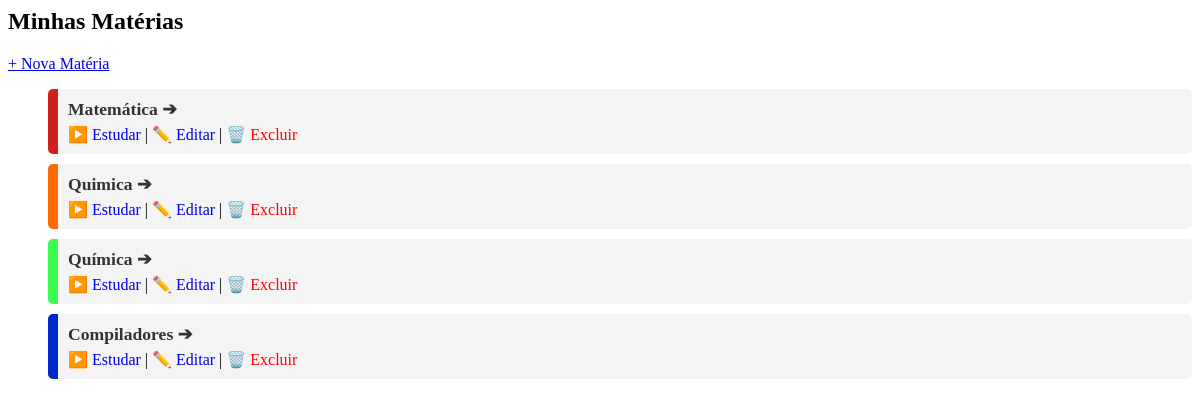
Page /materias/ on the earlier database version.
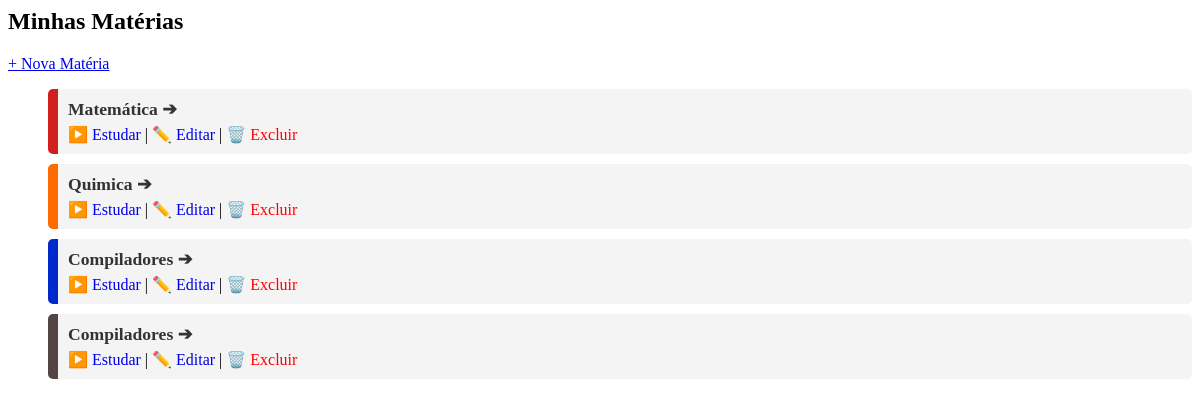
Same page on the later database version.
### subjects/models.py (models this page shows, shortened)
class Subject(models.Model):
    user = models.ForeignKey(User, on_delete=models.CASCADE) # Vincula ao usuário
    name = models.CharField(max_length=100) # Nome da matéria (ex: Física 3)
    created_at = models.DateTimeField(auto_now_add=True)
    color = models.CharField(max_length=7, default="#808080")

### subjects/views.py (the view)
# urls.py: path('', views.lista_materias, name='lista_materias'),
def lista_materias(request):
    materias = Subject.objects.all()
    return render(request, 'subjects/lista_materias.html', {'materias': materias})

### subjects/templates/subjects/lista_materias.html
<h2>Minhas Matérias</h2>
<a href="{% url 'nova_materia' %}">+ Nova Matéria</a>
<ul>
    {% for materia in materias %}
    <li style="border-left: 10px solid {{ materia.color }}; padding: 10px; margin: 10px 0; list-style: none; background-color: #f4f4f4; border-radius: 5px;">
        <a href="{% url 'materia_detalhes' materia.id %}" style="text-decoration: none; color: #333; font-size: 1.1em; font-weight: bold;">
            {{ materia.name }} ➔
        </a>
        <br>
        <div style="margin-top: 5px;">
            <a href="{% url 'sessao_revisao' materia.id %}" style="text-decoration: none;">▶️ Estudar</a> |
            <a href="{% url 'editar_materia' materia.id %}" style="text-decoration: none;">✏️ Editar</a> |
            <a href="{% url 'excluir_materia' materia.id %}" style="color: red; text-decoration: none;">🗑️ Excluir</a>
        </div>
    </li>
    {% endfor %}
</ul>

Differences in the rows shown:
removed Subject: name "Química"
added Subject: name "Compiladores"
